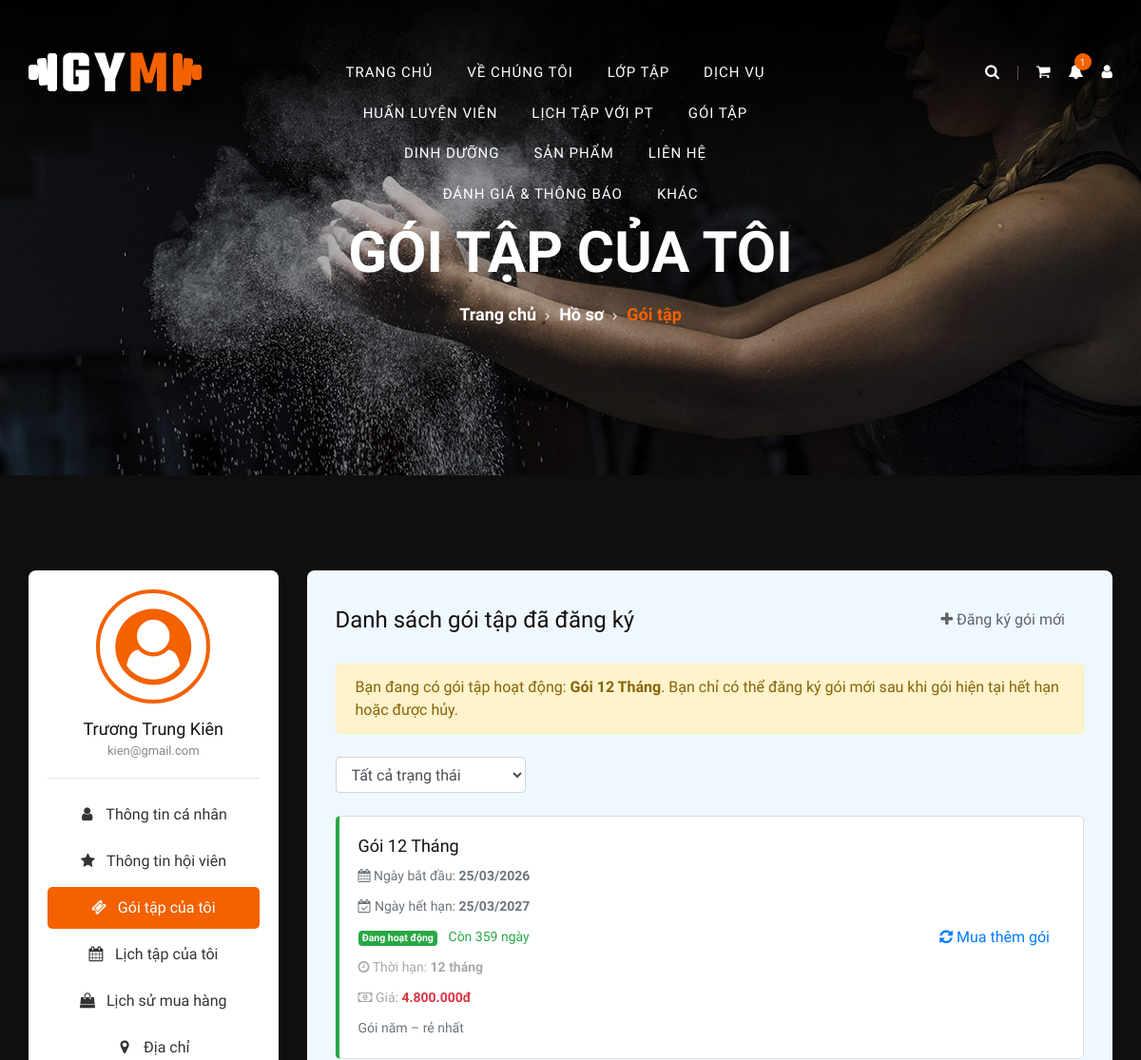
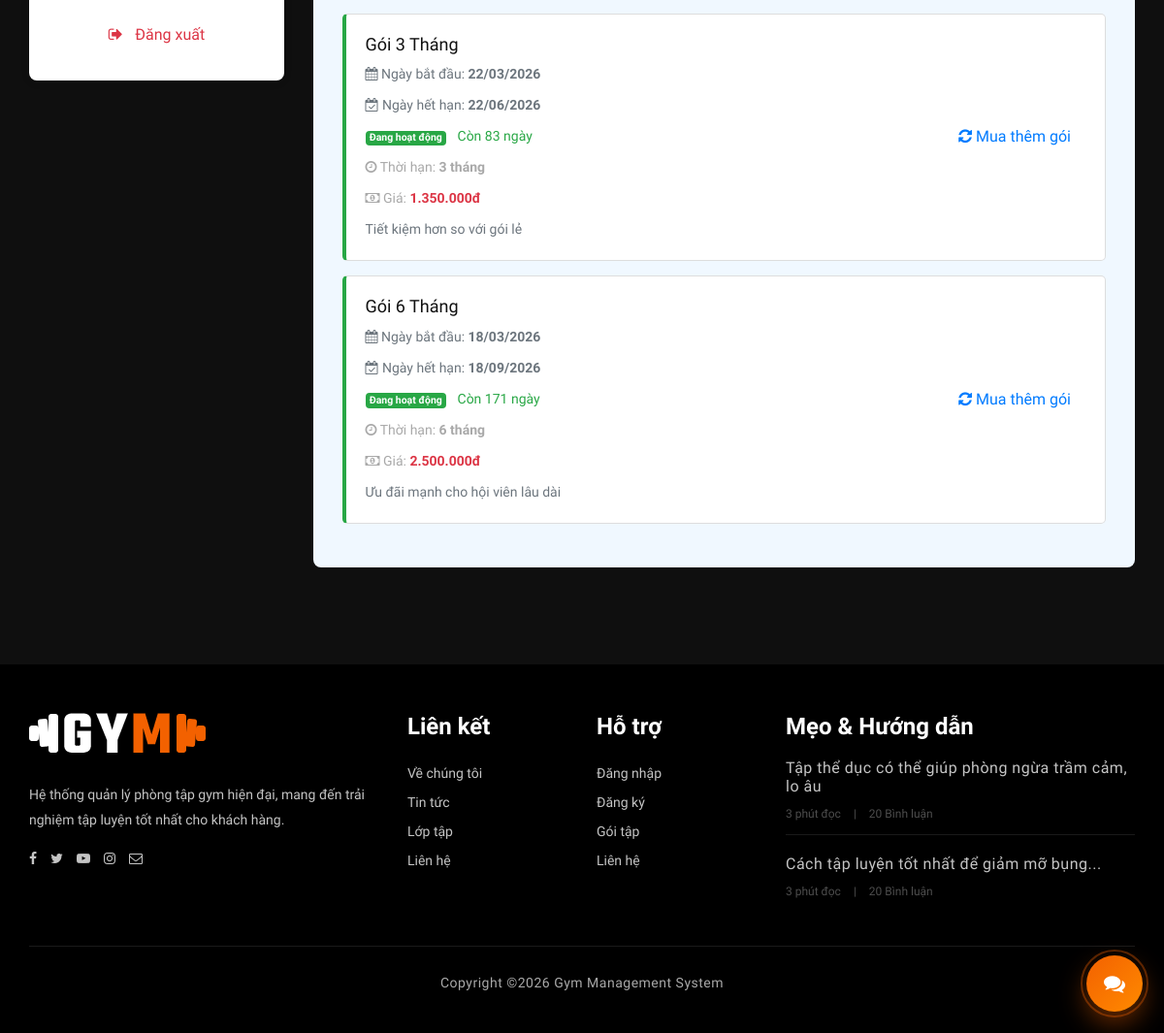
Page /client/my-packages.php (signed in) on the committed database (2 pictures, top to bottom).
### tables this page shows
CREATE TABLE `users` (
  `id` int NOT NULL AUTO_INCREMENT,
  `role_id` int NOT NULL,
  `username` varchar(30) NOT NULL,
  `password` varchar(267) NOT NULL,
  `email` varchar(100) NOT NULL,
  `full_name` varchar(100) NOT NULL,
  `phone` varchar(20) DEFAULT NULL,
  `avatar` varchar(255) DEFAULT NULL,
  `status` enum('active','locked') DEFAULT 'active',
  `created_at` timestamp NULL DEFAULT CURRENT_TIMESTAMP,
  PRIMARY KEY (`id`),
  UNIQUE KEY `username` (`username`),
  UNIQUE KEY `email` (`email`),
  KEY `role_id` (`role_id`),
  CONSTRAINT `users_ibfk_1` FOREIGN KEY (`role_id`) REFERENCES `roles` (`id`)
);

CREATE TABLE `member_packages` (
  `id` int NOT NULL AUTO_INCREMENT,
  `member_id` int NOT NULL,
  `package_id` int NOT NULL,
  `start_date` date NOT NULL,
  `end_date` date NOT NULL,
  `status` enum('active','expired','cancelled') DEFAULT 'active',
  PRIMARY KEY (`id`),
  KEY `member_id` (`member_id`),
  KEY `package_id` (`package_id`),
  CONSTRAINT `member_packages_ibfk_1` FOREIGN KEY (`member_id`) REFERENCES `members` (`id`) ON DELETE CASCADE,
  CONSTRAINT `member_packages_ibfk_2` FOREIGN KEY (`package_id`) REFERENCES `membership_packages` (`id`) ON DELETE CASCADE
);

CREATE TABLE `membership_packages` (
  `id` int NOT NULL AUTO_INCREMENT,
  `package_name` varchar(100) NOT NULL,
  `duration_months` int NOT NULL,
  `price` decimal(10,2) NOT NULL,
  `description` text,
  `status` enum('active','inactive') DEFAULT 'active',
  PRIMARY KEY (`id`)
);

### client/my-packages.php (the view, shortened to what this page needs)
<?php
require_once '../config/db.php';
$user_id = $_SESSION['user_id'];
$sql_user = "SELECT email, avatar FROM users WHERE id = ?";
$stmt_user = $conn->prepare($sql_user);
$stmt_user->bind_param("i", $user_id);
$stmt_user->execute();
$user_data = $stmt_user->get_result()->fetch_assoc();
$avatarUrl = '';
$packageRecords = [];
$hasActivePackage = false;
$hasPackageInCart = false;
$activePackageInfo = null;
$memberStmt = $conn->prepare("SELECT id FROM members WHERE users_id = ? LIMIT 1");
$memberStmt->bind_param("i", $user_id);
$memberStmt->execute();
$member = $memberStmt->get_result()->fetch_assoc();
$memberId = (int) ($member['id'] ?? 0);
if ($memberId > 0) {
    $activePackageStmt = $conn->prepare(
        "SELECT mp.id, mp.end_date, p.package_name
         FROM member_packages mp
         JOIN membership_packages p ON p.id = mp.package_id
         WHERE mp.member_id = ? AND mp.status = 'active' AND mp.end_date >= CURDATE()
         ORDER BY mp.end_date DESC, mp.id DESC
         LIMIT 1"
    );
    $activePackageStmt->bind_param("i", $memberId);
    $activePackageStmt->execute();
    $activePackageInfo = $activePackageStmt->get_result()->fetch_assoc();
    $hasActivePackage = !empty($activePackageInfo);
    $cartPackageStmt = $conn->prepare(
        "SELECT COUNT(*) AS total
         FROM carts c
         JOIN cart_items ci ON ci.cart_id = c.id AND ci.item_type = 'package'
         WHERE c.member_id = ? AND c.status = 'active'"
    );
    $cartPackageStmt->bind_param("i", $memberId);
    $cartPackageStmt->execute();
    $hasPackageInCart = (int) ($cartPackageStmt->get_result()->fetch_assoc()['total'] ?? 0) > 0;
    $packageStmt = $conn->prepare(
        "SELECT mp.id,
                mp.start_date,
                mp.end_date,
                mp.status,
                p.package_name,
                p.price,
                p.duration_months,
                p.description
         FROM member_packages mp
         JOIN membership_packages p ON p.id = mp.package_id
         WHERE mp.member_id = ?
         ORDER BY mp.id DESC"
    );
    $packageStmt->bind_param("i", $memberId);
    $packageStmt->execute();
    $packageResult = $packageStmt->get_result();
    while ($row = $packageResult->fetch_assoc()) {
        $today = new DateTime('today');
        $endDate = new DateTime($row['end_date']);
        $daysRemaining = (int) $today->diff($endDate)->format('%r%a');
        $row['days_remaining'] = $daysRemaining;
        $packageRecords[] = $row;
    }
}
include 'layout/header.php';
?>
<section class="breadcrumb-section set-bg" data-setbg="assets/img/breadcrumb-bg.jpg">
    <div class="container">
        <div class="row">
            <div class="col-lg-12 text-center">
                <div class="breadcrumb-text">
                    <h2>Gói tập của tôi</h2>
                    <div class="bt-option">
                        <a href="index.php">Trang chủ</a>
                        <a href="profile.php">Hồ sơ</a>
                        <span>Gói tập</span>
                    </div>
                </div>
            </div>
        </div>
    </div>
</section>
<section class="profile-section spad">
    <div class="container">
        <div class="row">
            <div class="col-lg-3">
                <div class="profile-sidebar">
                    <div class="user-info text-center">
                        <div class="user-avatar">
                            <?php if ($avatarUrl !== ''): ?>
                                <img src="<?php echo htmlspecialchars($avatarUrl); ?>" alt="Avatar" class="user-avatar-image">
                            <?php else: ?>
                                <div class="user-avatar-placeholder">
                                    <i class="fa fa-user-circle fa-5x"></i>
                                </div>
                            <?php endif; ?>
                        </div>
                        <h5 class="mt-3"><?php echo htmlspecialchars($_SESSION['full_name'] ?? 'Hội viên'); ?></h5>
                        <p style="color:#888;font-size:13px;"><?php echo htmlspecialchars($user_data['email'] ?? $_SESSION['email'] ?? ''); ?></p>
                    </div>
                    <hr>
                    <div class="sidebar-menu">
                        <a href="profile.php" class="sidebar-item">
                            <i class="fa fa-user"></i> Thông tin cá nhân
                        </a>
                        <a href="my-membership.php" class="sidebar-item">
                            <i class="fa fa-star"></i> Thông tin hội viên
                        </a>
                        <a href="my-packages.php" class="sidebar-item active">
                            <i class="fa fa-ticket"></i> Gói tập của tôi
                        </a>
                        <a href="my-schedules.php" class="sidebar-item">
                            <i class="fa fa-calendar"></i> Lịch tập của tôi
                        </a>
                        <a href="order-history.php" class="sidebar-item">
                            <i class="fa fa-shopping-bag"></i> Lịch sử mua hàng
                        </a>
                        <a href="addresses.php" class="sidebar-item">
                            <i class="fa fa-map-marker"></i> Địa chỉ
                        </a>
                        <a href="logout.php" class="sidebar-item text-danger">
                            <i class="fa fa-sign-out"></i> Đăng xuất
                        </a>
                    </div>
                </div>
            </div>
            <div class="col-lg-9">
                <div class="profile-content" style="background-color: aliceblue; padding: 30px; border-radius: 8px;">
                    <div class="d-flex justify-content-between align-items-center mb-4">
                        <h4 class="mb-0">Danh sách gói tập đã đăng ký</h4>
                        <?php if ($hasActivePackage || $hasPackageInCart): ?>
                            <span class="site-btn disabled" style="padding: 10px 20px; opacity: .7; cursor: not-allowed;">
                                <i class="fa fa-plus"></i> Đăng ký gói mới
                            </span>
                        <?php else: ?>
                            <a href="packages.php" class="site-btn" style="padding: 10px 20px;">
                                <i class="fa fa-plus"></i> Đăng ký gói mới
                            </a>
                        <?php endif; ?>
                    </div>
                    <?php if ($hasActivePackage): ?>
                        <div class="alert alert-warning mb-4">
                            Bạn đang có gói tập hoạt động<?php if (!empty($activePackageInfo['package_name'])): ?>: <strong><?php echo htmlspecialchars($activePackageInfo['package_name']); ?></strong><?php endif; ?>. Bạn chỉ có thể đăng ký gói mới sau khi gói hiện tại hết hạn hoặc được hủy.
                        </div>
                    <?php elseif ($hasPackageInCart): ?>
                        <div class="alert alert-info mb-4">
                            Bạn đang có gói tập trong giỏ hàng. Hãy hoàn tất thanh toán hoặc xóa gói trong giỏ trước khi đăng ký thêm gói khác.
                        </div>
                    <?php endif; ?>
                    <div class="mb-4">
                        <select id="statusFilter" class="form-control" style="width: 200px; display: inline-block;">
                            <option value="all">Tất cả trạng thái</option>
                        </select>
                    </div>
                    <div id="packagesContainer">
                        <?php if (!empty($packageRecords)): ?>
                            <?php foreach ($packageRecords as $package): ?>
                                <?php
                                $statusClass = $package['status'];
                                $statusText = $package['status'] === 'active' ? 'Đang hoạt động' : ($package['status'] === 'expired' ? 'Đã hết hạn' : 'Đã hủy');
                                $badgeClass = $package['status'] === 'active' ? 'success' : ($package['status'] === 'expired' ? 'secondary' : 'danger');
                                ?>
                                <div class="package-item <?php echo $statusClass; ?>">
                                    <div class="row align-items-center">
                                        <div class="col-md-8">
                                            <h5><?php echo htmlspecialchars($package['package_name']); ?></h5>
                                            <p class="text-muted mb-2 mt-2">
                                                <i class="fa fa-calendar"></i>
                                                Ngày bắt đầu: <strong><?php echo date('d/m/Y', strtotime($package['start_date'])); ?></strong>
                                            </p>
                                            <p class="text-muted mb-2">
                                                <i class="fa fa-calendar-check-o"></i>
                                                Ngày hết hạn: <strong><?php echo date('d/m/Y', strtotime($package['end_date'])); ?></strong>
                                            </p>
                                            <p class="mb-2">
                                                <span class="badge badge-<?php echo $badgeClass; ?>"><?php echo $statusText; ?></span>
                                                <?php if ($package['status'] === 'active'): ?>
                                                    <span class="text-success ml-2">Còn <?php echo max(0, (int) $package['days_remaining']); ?> ngày</span>
                                                <?php endif; ?>
                                            </p>
                                            <p class="mb-2">
                                                <i class="fa fa-clock-o"></i>
                                                Thời hạn: <strong><?php echo (int) $package['duration_months']; ?> tháng</strong>
                                            </p>
                                            <p class="mb-0">
                                                <i class="fa fa-money"></i>
                                                Giá: <strong class="text-danger"><?php echo number_format((float) $package['price'], 0, ',', '.'); ?>đ</strong>
                                            </p>
                                            <?php if (!empty($package['description'])): ?>
                                                <p class="mt-2 mb-0 text-muted"><?php echo htmlspecialchars($package['description']); ?></p>
                                            <?php endif; ?>
                                        </div>
                                        <div class="col-md-4 text-right">
                                            <a href="packages.php" class="site-btn" style="padding: 10px 15px;">
                                                <i class="fa fa-refresh"></i> <?php echo $package['status'] === 'active' ? 'Mua thêm gói' : 'Đăng ký lại'; ?>
                                            </a>
                                        </div>
                                    </div>
                                </div>
                            <?php endforeach; ?>
                        <?php endif; ?>
                    </div>
                </div>
            </div>
        </div>
    </div>
</section>
<?php include 'layout/footer.php'; ?>

### client/assets/css/barfiller.css (style rules this page uses)
body { font-family: Arial; }

### client/assets/css/style.css (style rules this page uses)
html, body { height: 100%; font-family: "Muli", sans-serif; -webkit-font-smoothing: antialiased; font-smoothing: antialiased; background: #0f0f0f; }
h1, h2, h3, h4, h5, h6 { margin: 0; color: #111111; font-weight: 400; font-family: "Oswald", sans-serif; }
h2 { font-size: 36px; }
h4 { font-size: 24px; }
h5 { font-size: 18px; }
p { font-size: 14px; font-family: "Muli", sans-serif; color: #a9a9a9; font-weight: 400; line-height: 24px; margin: 0 0 15px 0; }
.set-bg { background-repeat: no-repeat; background-size: cover; background-position: top center; }
.spad { padding-top: 100px; padding-bottom: 100px; }
.breadcrumb-section { height: 500px; padding-top: 230px; }
.breadcrumb-text h2 { font-size: 60px; color: #ffffff; font-weight: 600; text-transform: uppercase; margin-bottom: 15px; }
.breadcrumb-text .bt-option a { font-size: 18px; color: #ffffff; font-weight: 700; display: inline-block; position: relative; margin-right: 20px; }
.breadcrumb-text .bt-option a:after { position: absolute; right: -14px; top: 6px; font-family: "FontAwesome"; content: ""; font-size: 13px; font-weight: 400; }
.breadcrumb-text .bt-option span { font-size: 18px; color: #f36100; font-weight: 700; }
@media only screen and (min-width: 1200px) { .container { max-width: 1170px; } }

### client/assets/css/custom-shop.css (style rules this page uses)
.profile-sidebar { background: #f7f7f7; padding: 30px; border-radius: 5px; text-align: center; }

### client/my-packages.php (style rules this page uses)
.sidebar-item { display:block; padding:10px 15px; color:#333; border-radius:5px; margin-bottom:5px; text-decoration:none; transition: 0.2s; }
.sidebar-item:hover, .sidebar-item.active { background:#f36100; color:#fff; text-decoration:none; }
.sidebar-item i { margin-right:8px; width:16px; }
.profile-sidebar { background:#fff; border-radius:8px; padding:20px; box-shadow:0 2px 10px rgba(0,0,0,.08); position:sticky; top:20px; }
.user-avatar { margin-bottom:15px; }
.user-avatar-image, .user-avatar-placeholder { width: 120px; height: 120px; border-radius: 50%; border: 4px solid #f36100; background: #fff; object-fit: cover; margin: 0 auto; }
.user-avatar-placeholder { display: flex; align-items: center; justify-content: center; color: #f36100; }
.package-item { border: 1px solid #ddd; padding: 20px; margin-bottom: 15px; border-radius: 5px; transition: all 0.3s; background: #fff; }
.package-item.active { border-left: 4px solid #28a745; }

### rows in the picture
users: email "kien@gmail.com"
member_packages: package.package_name "Gói 12 Tháng", start_date "25/03/2026", end_date "25/03/2027", status "Đang hoạt động", max(0, (int) $package['days_remaining']) "359", package.duration_months "12", package.price "4.800.000", package.description "Gói năm – rẻ nhất", shows "Mua thêm gói"
member_packages: package.package_name "Gói 3 Tháng", start_date "22/03/2026", end_date "22/06/2026", status "Đang hoạt động", max(0, (int) $package['days_remaining']) "83", package.duration_months "3", package.price "1.350.000", package.description "Tiết kiệm hơn so với gói lẻ", shows "Mua thêm gói"
member_packages: package.package_name "Gói 6 Tháng", start_date "18/03/2026", end_date "18/09/2026", status "Đang hoạt động", max(0, (int) $package['days_remaining']) "171", package.duration_months "6", package.price "2.500.000", package.description "Ưu đãi mạnh cho hội viên lâu dài", shows "Mua thêm gói"

### other values in the picture
$unread_notification_count "1"
$_SESSION['full_name'] "Trương Trung Kiên"
